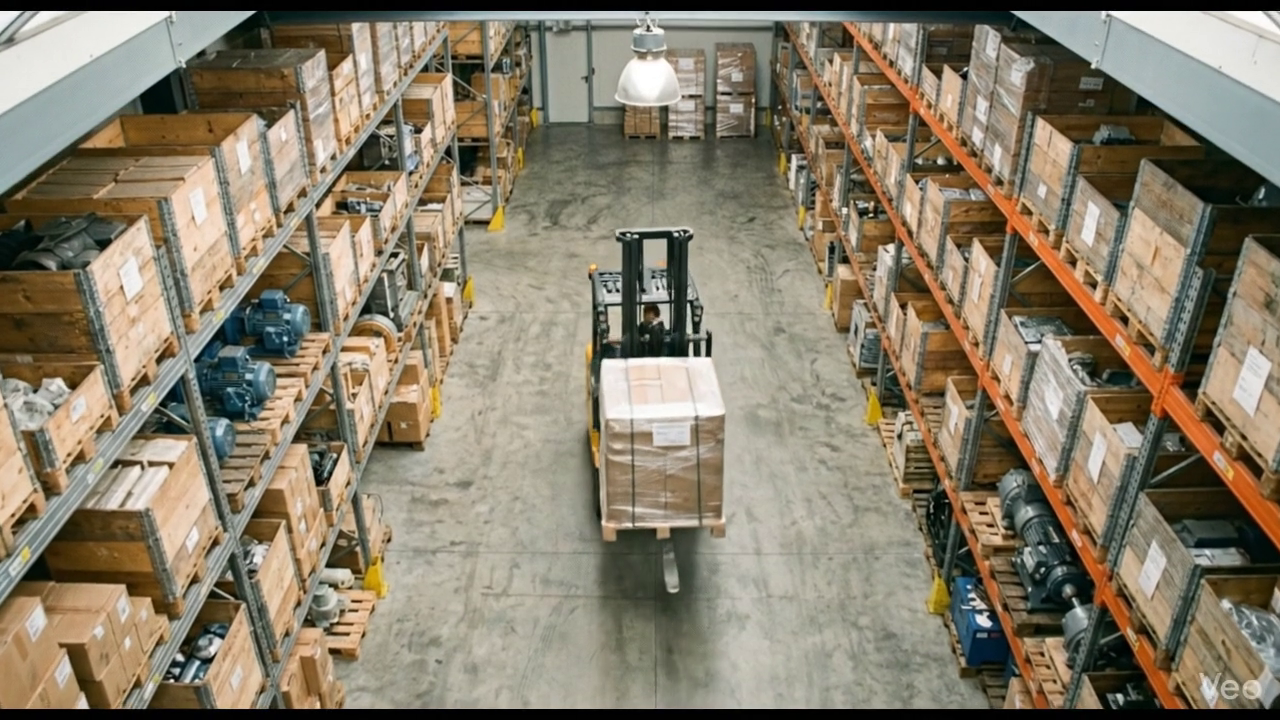
#> input picture frame 19 of Video/input_video.mp4, 1280 x 720 px
$ python d_line_VDO.py
#> lines starting #> are read from the running program, lines starting #| are printed output that depends on the picture; after the words box and inside, x2 and y2 are one past the last pixel; in counts of white or black regions, pixels touching at a corner belong together
import cv2
vdo = cv2.VideoCapture("Video/input_video.mp4")
while True:
    ret, frame = vdo.read()
#> frame is the input picture: shape (720, 1280, 3); mean B, G, R 107.1, 126.5, 136.2
    if not ret:
        break

    P1 = (50, 100)
    P2 = (300, 100)
    color = (250, 0 , 0)
    thikness = 4
    cv2.line(frame, P1, P2, color, thikness)
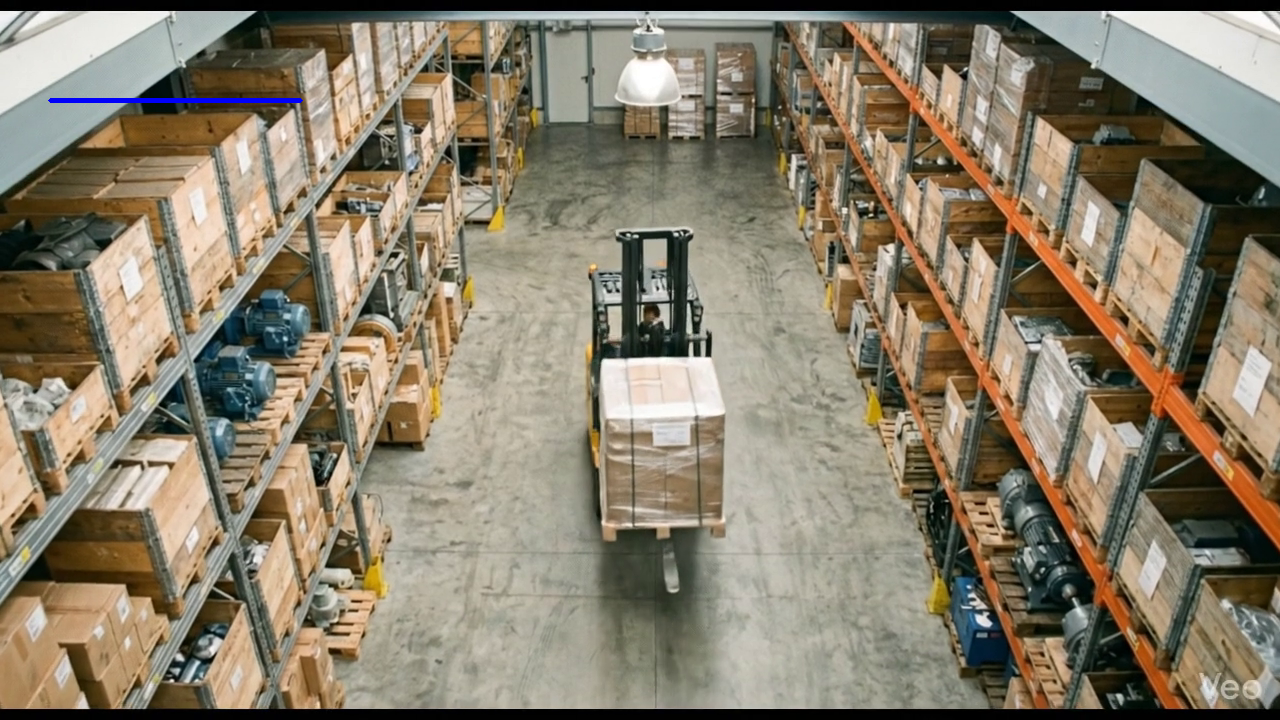
#> frame: shape (720, 1280, 3); 0.14% of pixels changed, all inside (x1, y1, x2, y2) = (48, 98, 303, 103)
    cv2.imshow("Draw line vdo !", frame)
    if cv2.waitKey(25) & 0xFF == ord('q'):
#> (key q is pressed here)
        break
vdo.release()
cv2.destroyAllWindows()

$ run again, starting later in the video
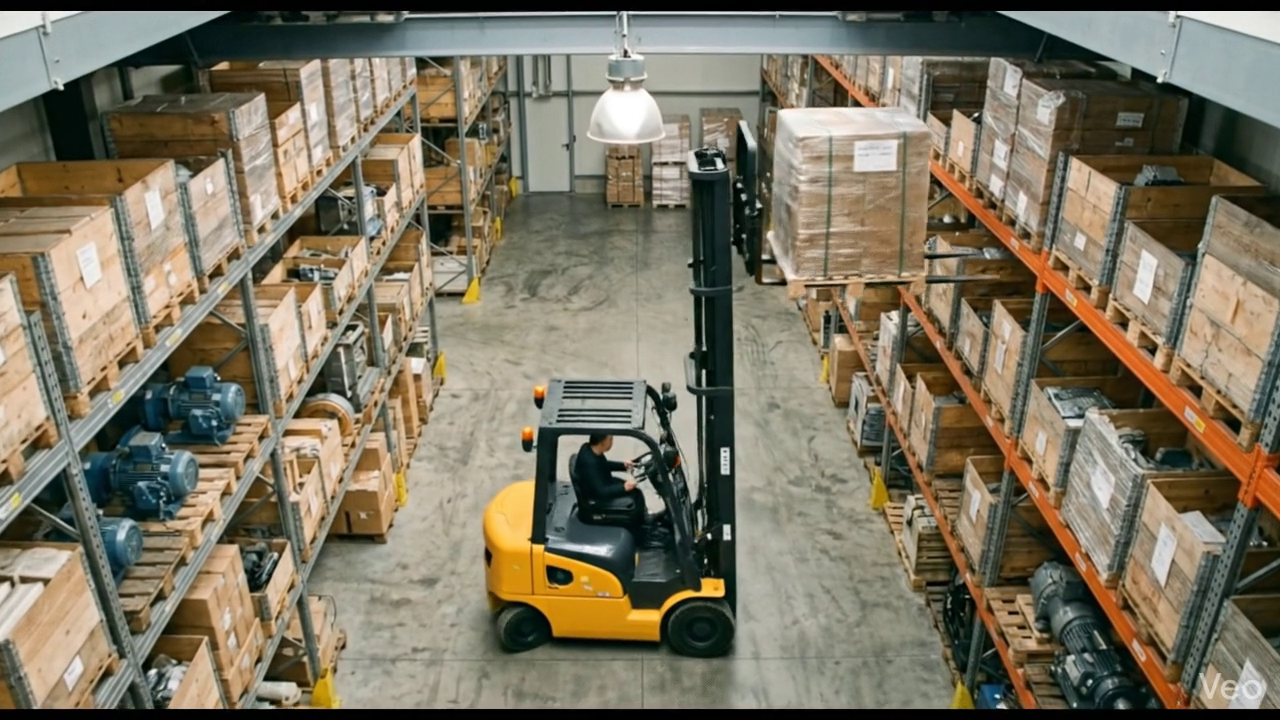
#> input picture frame 86 of Video/input_video.mp4, 1280 x 720 px
#> frame is the input picture: shape (720, 1280, 3); mean B, G, R 97.4, 116.6, 124.3
#> `cv2.line(frame, P1, P2, color, thikness)`:
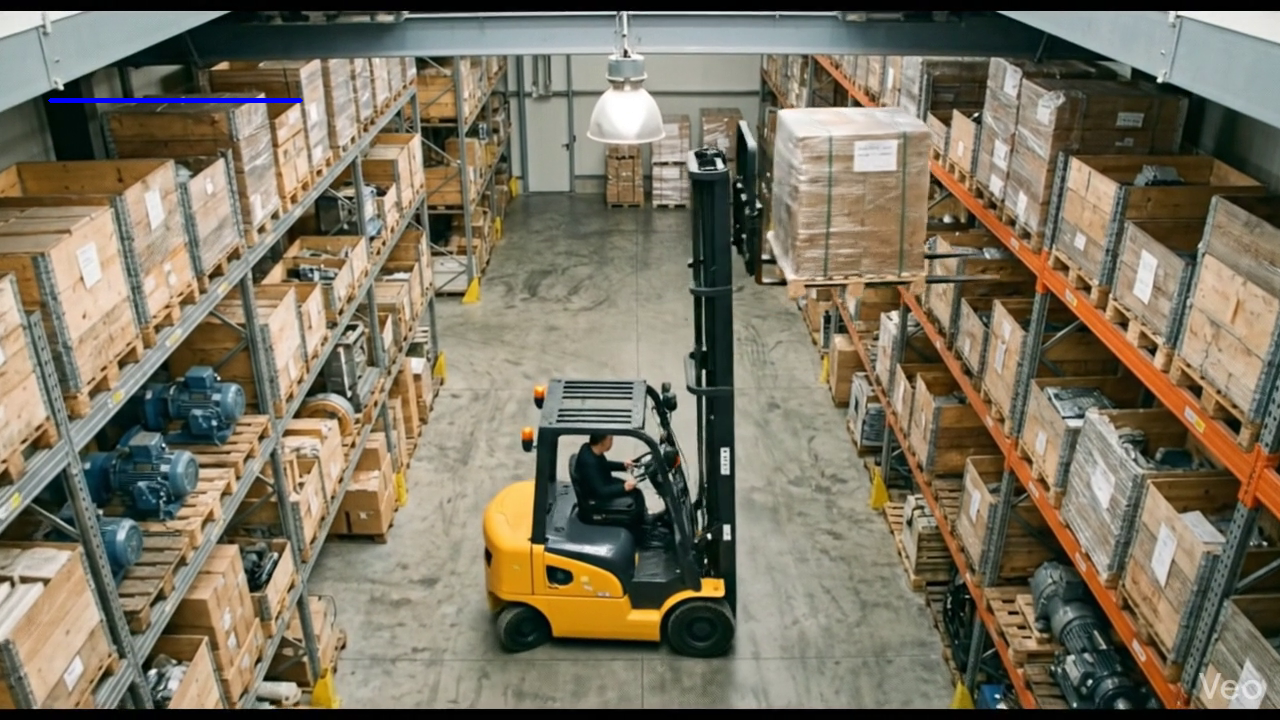
#> frame: shape (720, 1280, 3); 0.14% of pixels changed, all inside (x1, y1, x2, y2) = (48, 98, 303, 103)

$ run again, starting later in the video
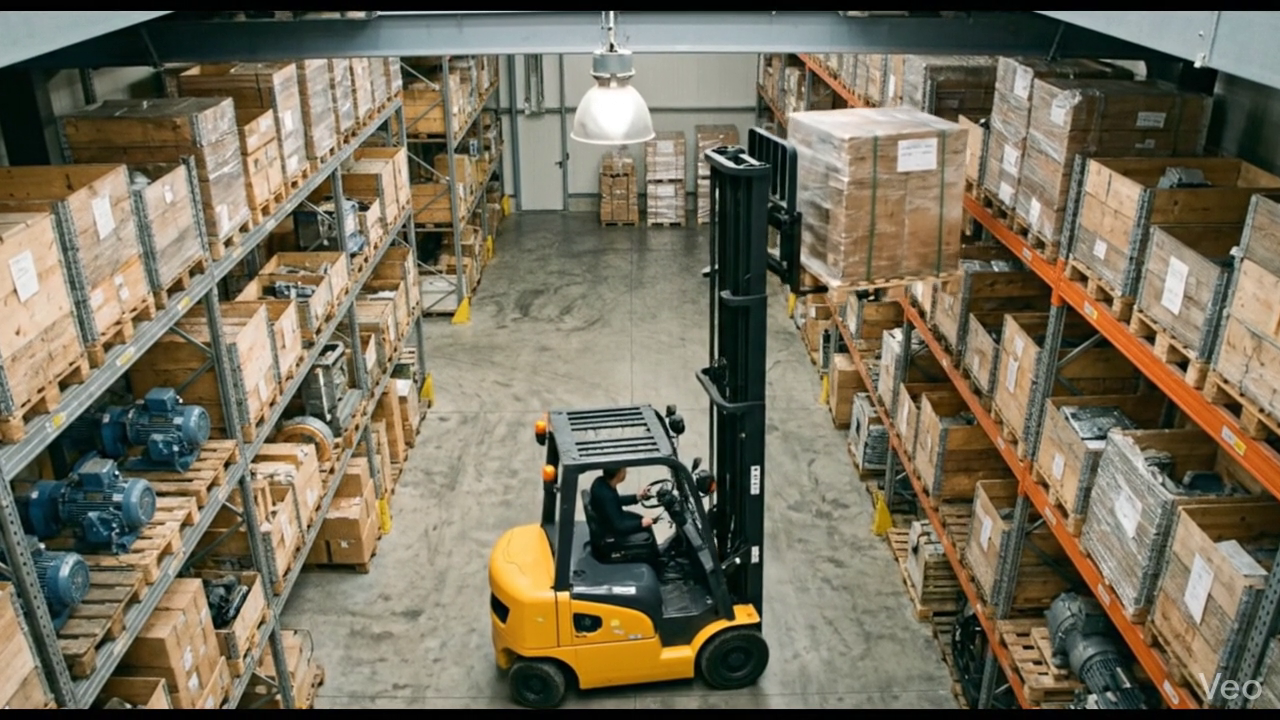
#> input picture frame 153 of Video/input_video.mp4, 1280 x 720 px
#> frame is the input picture: shape (720, 1280, 3); mean B, G, R 92.2, 111.5, 118.9
#> `cv2.line(frame, P1, P2, color, thikness)`:
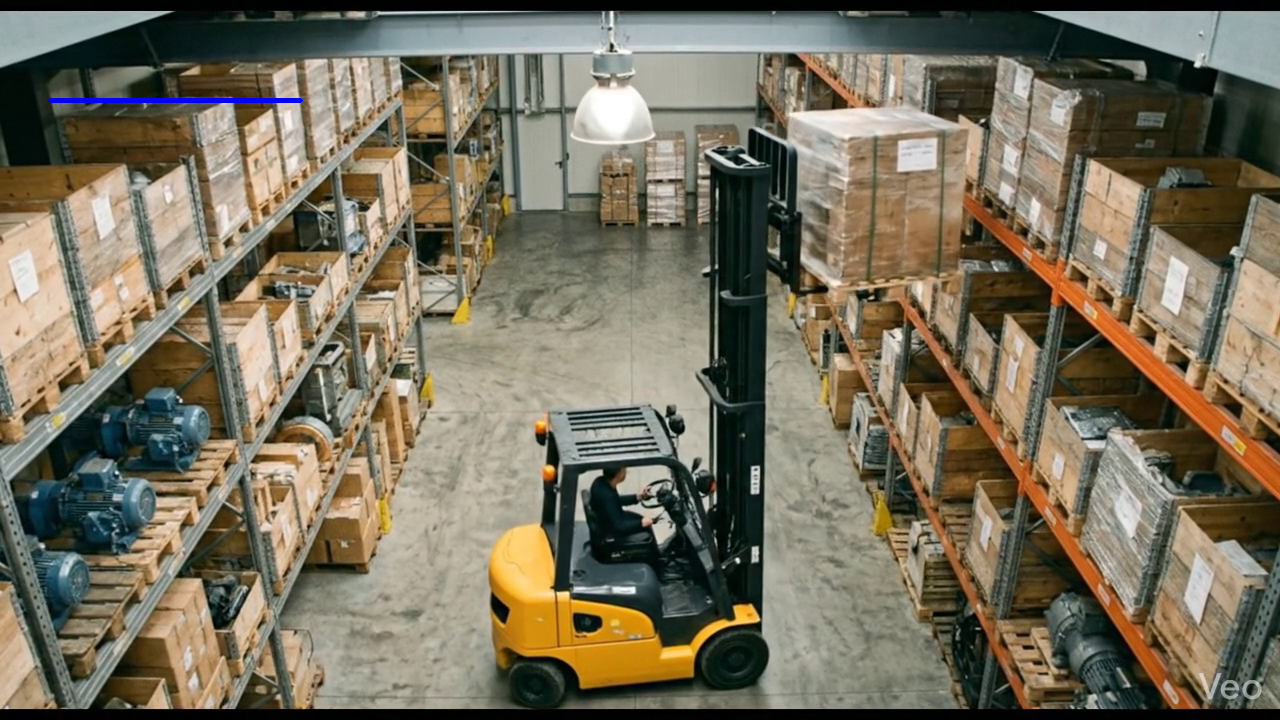
#> frame: shape (720, 1280, 3); 0.14% of pixels changed, all inside (x1, y1, x2, y2) = (48, 98, 303, 103)
